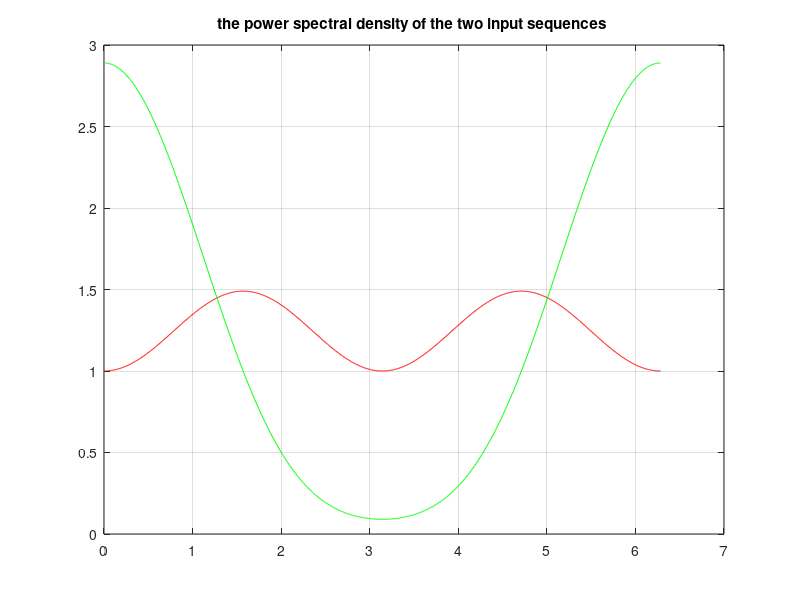

Write MATLAB code to recreate this figure. (Note: this script raises an error after producing the figure.)
%% Modeling(LMS algorithm)
clear;clc;
tic
misa=input("enter the misadjustment:");
MSE1=zeros(1,20000);
MSE2=zeros(1,20000);
N=15;% the length of the filter
wo=[ones(1,7),-1*ones(1,8)];% the impulse response of the filter

h1=[0.35,1,-0.35];nh1=0:length(h1)-1;
h2=[0.35,1,0.35];nh2=0:length(h2)-1;% the impulse responses of coloring filters
k=0:1000;w=k*2*pi/1000;
H1=h1*exp(-1i*nh1'*w);H2=h2*exp(-1i*nh2'*w);
figure(1);
plot(w,(abs(H1)).^2,'r');grid on;% .^2! not ^2 directly!
hold on;
plot(w,abs((H2)).^2,'g');% the power spectral density of the two input sequences 
title('the power spectral density of the two input sequences ');

for m=1:100
v=randn(1,20000);nv=0:length(v)-1;% generate the Gaussian white noise sequence
x1=filter(h1,1,v);nx1=0:length(x1)-1;
x2=filter(h2,1,v);nx2=0:length(x2)-1;
R1=corlnm2(x1,N);% calculate the correlation matrix of the input x
R2=corlnm2(x2,N);
lambda1=eig(R1);lambda2=eig(R2);
spread1=max(lambda1)/min(lambda1);
spread2=max(lambda2)/min(lambda2);
tr1=trace(R1);
tr2=trace(R2);
miu1=misa/(N*(h1*h1'));miu2=misa/(N*(h2*h2'));
x11=zeros(1,N);x22=zeros(1,N);
w1=zeros(1,N);w2=zeros(1,N);
for j=0:10000
x11=x1(N+j:-1:j+1);
x22=x2(N+j:-1:j+1);
eo=sqrt(0.001)*randn(1,1);
d1=wo*x11'+eo;d2=wo*x22'+eo;% generate the desired output
y1=w1*x11';
y2=w2*x22';
e1=d1-y1;MSE1(j+1)=MSE1(j+1)+e1^2;
e2=d2-y2;MSE2(j+1)=MSE2(j+1)+e2^2;
w1=w1+2*miu1*e1*x11;
w2=w2+2*miu2*e2*x22;
end
end

disp(w1);
disp(w2);
MSE1=MSE1/100;MSE2=MSE2/100;
figure(2);
semilogy(MSE1);
hold on;
semilogy(MSE2);
legend(["H1(z)","H2(z)"]);
toc